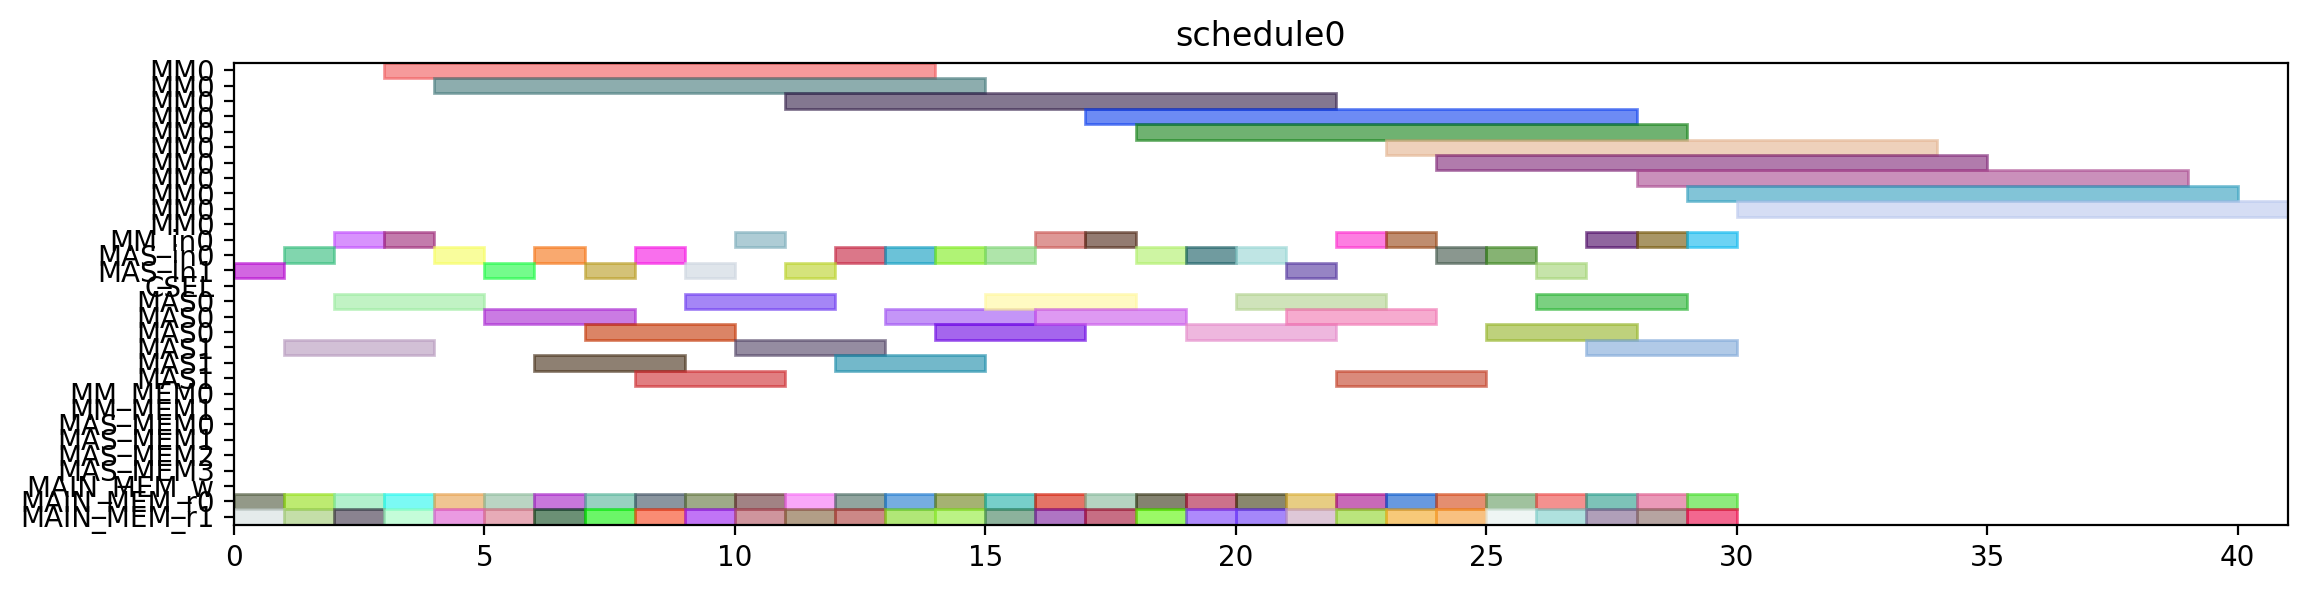

Write the Python code that produced this figure.
from pyschedule import Scenario, solvers, plotters, alt


def solve():
	horizon = 131
	S = Scenario("schedule0", horizon=horizon)

	# resource
	MM = S.Resources('MM', num=1, size=11)
	MM_in = S.Resources('MM_in', num=1)
	MAS_in = S.Resources('MAS_in', num=2)
	CSEL = S.Resource('CSEL')
	MAS = S.Resources('MAS', num=2, size=3, periods=range(1, horizon))
	MM_MEM = S.Resources('MM_MEM', num=2)
	MAS_MEM = S.Resources('MAS_MEM', num=4)
	MAIN_MEM_w = S.Resource('MAIN_MEM_w', size=1)
	MAIN_MEM_r = S.Resources('MAIN_MEM_r', num=2)

	# result of previous scheduling

	# new tasks
	c_aa_a1_0 = S.Task('c_aa_a1_0', length=3, delay_cost=1)
	c_aa_a1_0 += alt(MAS)
	c_aa_a1_0_in = S.Task('c_aa_a1_0_in', length=1, delay_cost=1)
	c_aa_a1_0_in += alt(MAS_in)
	S += c_aa_a1_0_in*MAS_in[0]<=c_aa_a1_0*MAS[0]

	S += c_aa_a1_0_in*MAS_in[1]<=c_aa_a1_0*MAS[1]

	c_aa_a1_0_mem0 = S.Task('c_aa_a1_0_mem0', length=1, delay_cost=1)
	c_aa_a1_0_mem0 += MAIN_MEM_r[0]
	S += c_aa_a1_0_mem0 <= c_aa_a1_0

	c_aa_a1_0_mem1 = S.Task('c_aa_a1_0_mem1', length=1, delay_cost=1)
	c_aa_a1_0_mem1 += MAIN_MEM_r[1]
	S += c_aa_a1_0_mem1 <= c_aa_a1_0

	c_aa_a1_1 = S.Task('c_aa_a1_1', length=3, delay_cost=1)
	c_aa_a1_1 += alt(MAS)
	c_aa_a1_1_in = S.Task('c_aa_a1_1_in', length=1, delay_cost=1)
	c_aa_a1_1_in += alt(MAS_in)
	S += c_aa_a1_1_in*MAS_in[0]<=c_aa_a1_1*MAS[0]

	S += c_aa_a1_1_in*MAS_in[1]<=c_aa_a1_1*MAS[1]

	c_aa_a1_1_mem0 = S.Task('c_aa_a1_1_mem0', length=1, delay_cost=1)
	c_aa_a1_1_mem0 += MAIN_MEM_r[0]
	S += c_aa_a1_1_mem0 <= c_aa_a1_1

	c_aa_a1_1_mem1 = S.Task('c_aa_a1_1_mem1', length=1, delay_cost=1)
	c_aa_a1_1_mem1 += MAIN_MEM_r[1]
	S += c_aa_a1_1_mem1 <= c_aa_a1_1

	c_aa_t10 = S.Task('c_aa_t10', length=3, delay_cost=1)
	c_aa_t10 += alt(MAS)
	c_aa_t10_in = S.Task('c_aa_t10_in', length=1, delay_cost=1)
	c_aa_t10_in += alt(MAS_in)
	S += c_aa_t10_in*MAS_in[0]<=c_aa_t10*MAS[0]

	S += c_aa_t10_in*MAS_in[1]<=c_aa_t10*MAS[1]

	c_aa_t10_mem0 = S.Task('c_aa_t10_mem0', length=1, delay_cost=1)
	c_aa_t10_mem0 += MAIN_MEM_r[0]
	S += c_aa_t10_mem0 <= c_aa_t10

	c_aa_t10_mem1 = S.Task('c_aa_t10_mem1', length=1, delay_cost=1)
	c_aa_t10_mem1 += MAIN_MEM_r[1]
	S += c_aa_t10_mem1 <= c_aa_t10

	c_aa_t11 = S.Task('c_aa_t11', length=3, delay_cost=1)
	c_aa_t11 += alt(MAS)
	c_aa_t11_in = S.Task('c_aa_t11_in', length=1, delay_cost=1)
	c_aa_t11_in += alt(MAS_in)
	S += c_aa_t11_in*MAS_in[0]<=c_aa_t11*MAS[0]

	S += c_aa_t11_in*MAS_in[1]<=c_aa_t11*MAS[1]

	c_aa_t11_mem0 = S.Task('c_aa_t11_mem0', length=1, delay_cost=1)
	c_aa_t11_mem0 += MAIN_MEM_r[0]
	S += c_aa_t11_mem0 <= c_aa_t11

	c_aa_t11_mem1 = S.Task('c_aa_t11_mem1', length=1, delay_cost=1)
	c_aa_t11_mem1 += MAIN_MEM_r[1]
	S += c_aa_t11_mem1 <= c_aa_t11

	c_aa_t3_t0 = S.Task('c_aa_t3_t0', length=11, delay_cost=1)
	c_aa_t3_t0 += alt(MM)
	c_aa_t3_t0_in = S.Task('c_aa_t3_t0_in', length=1, delay_cost=1)
	c_aa_t3_t0_in += alt(MM_in)
	S += c_aa_t3_t0_in*MM_in[0]<=c_aa_t3_t0*MM[0]
	c_aa_t3_t0_mem0 = S.Task('c_aa_t3_t0_mem0', length=1, delay_cost=1)
	c_aa_t3_t0_mem0 += MAIN_MEM_r[0]
	S += c_aa_t3_t0_mem0 <= c_aa_t3_t0

	c_aa_t3_t0_mem1 = S.Task('c_aa_t3_t0_mem1', length=1, delay_cost=1)
	c_aa_t3_t0_mem1 += MAIN_MEM_r[1]
	S += c_aa_t3_t0_mem1 <= c_aa_t3_t0

	c_aa_t3_t1 = S.Task('c_aa_t3_t1', length=11, delay_cost=1)
	c_aa_t3_t1 += alt(MM)
	c_aa_t3_t1_in = S.Task('c_aa_t3_t1_in', length=1, delay_cost=1)
	c_aa_t3_t1_in += alt(MM_in)
	S += c_aa_t3_t1_in*MM_in[0]<=c_aa_t3_t1*MM[0]
	c_aa_t3_t1_mem0 = S.Task('c_aa_t3_t1_mem0', length=1, delay_cost=1)
	c_aa_t3_t1_mem0 += MAIN_MEM_r[0]
	S += c_aa_t3_t1_mem0 <= c_aa_t3_t1

	c_aa_t3_t1_mem1 = S.Task('c_aa_t3_t1_mem1', length=1, delay_cost=1)
	c_aa_t3_t1_mem1 += MAIN_MEM_r[1]
	S += c_aa_t3_t1_mem1 <= c_aa_t3_t1

	c_aa_t3_t2 = S.Task('c_aa_t3_t2', length=3, delay_cost=1)
	c_aa_t3_t2 += alt(MAS)
	c_aa_t3_t2_in = S.Task('c_aa_t3_t2_in', length=1, delay_cost=1)
	c_aa_t3_t2_in += alt(MAS_in)
	S += c_aa_t3_t2_in*MAS_in[0]<=c_aa_t3_t2*MAS[0]

	S += c_aa_t3_t2_in*MAS_in[1]<=c_aa_t3_t2*MAS[1]

	c_aa_t3_t2_mem0 = S.Task('c_aa_t3_t2_mem0', length=1, delay_cost=1)
	c_aa_t3_t2_mem0 += MAIN_MEM_r[0]
	S += c_aa_t3_t2_mem0 <= c_aa_t3_t2

	c_aa_t3_t2_mem1 = S.Task('c_aa_t3_t2_mem1', length=1, delay_cost=1)
	c_aa_t3_t2_mem1 += MAIN_MEM_r[1]
	S += c_aa_t3_t2_mem1 <= c_aa_t3_t2

	c_aa_t3_t3 = S.Task('c_aa_t3_t3', length=3, delay_cost=1)
	c_aa_t3_t3 += alt(MAS)
	c_aa_t3_t3_in = S.Task('c_aa_t3_t3_in', length=1, delay_cost=1)
	c_aa_t3_t3_in += alt(MAS_in)
	S += c_aa_t3_t3_in*MAS_in[0]<=c_aa_t3_t3*MAS[0]

	S += c_aa_t3_t3_in*MAS_in[1]<=c_aa_t3_t3*MAS[1]

	c_aa_t3_t3_mem0 = S.Task('c_aa_t3_t3_mem0', length=1, delay_cost=1)
	c_aa_t3_t3_mem0 += MAIN_MEM_r[0]
	S += c_aa_t3_t3_mem0 <= c_aa_t3_t3

	c_aa_t3_t3_mem1 = S.Task('c_aa_t3_t3_mem1', length=1, delay_cost=1)
	c_aa_t3_t3_mem1 += MAIN_MEM_r[1]
	S += c_aa_t3_t3_mem1 <= c_aa_t3_t3

	c_bb_a1_0 = S.Task('c_bb_a1_0', length=3, delay_cost=1)
	c_bb_a1_0 += alt(MAS)
	c_bb_a1_0_in = S.Task('c_bb_a1_0_in', length=1, delay_cost=1)
	c_bb_a1_0_in += alt(MAS_in)
	S += c_bb_a1_0_in*MAS_in[0]<=c_bb_a1_0*MAS[0]

	S += c_bb_a1_0_in*MAS_in[1]<=c_bb_a1_0*MAS[1]

	c_bb_a1_0_mem0 = S.Task('c_bb_a1_0_mem0', length=1, delay_cost=1)
	c_bb_a1_0_mem0 += MAIN_MEM_r[0]
	S += c_bb_a1_0_mem0 <= c_bb_a1_0

	c_bb_a1_0_mem1 = S.Task('c_bb_a1_0_mem1', length=1, delay_cost=1)
	c_bb_a1_0_mem1 += MAIN_MEM_r[1]
	S += c_bb_a1_0_mem1 <= c_bb_a1_0

	c_bb_a1_1 = S.Task('c_bb_a1_1', length=3, delay_cost=1)
	c_bb_a1_1 += alt(MAS)
	c_bb_a1_1_in = S.Task('c_bb_a1_1_in', length=1, delay_cost=1)
	c_bb_a1_1_in += alt(MAS_in)
	S += c_bb_a1_1_in*MAS_in[0]<=c_bb_a1_1*MAS[0]

	S += c_bb_a1_1_in*MAS_in[1]<=c_bb_a1_1*MAS[1]

	c_bb_a1_1_mem0 = S.Task('c_bb_a1_1_mem0', length=1, delay_cost=1)
	c_bb_a1_1_mem0 += MAIN_MEM_r[0]
	S += c_bb_a1_1_mem0 <= c_bb_a1_1

	c_bb_a1_1_mem1 = S.Task('c_bb_a1_1_mem1', length=1, delay_cost=1)
	c_bb_a1_1_mem1 += MAIN_MEM_r[1]
	S += c_bb_a1_1_mem1 <= c_bb_a1_1

	c_bb_t10 = S.Task('c_bb_t10', length=3, delay_cost=1)
	c_bb_t10 += alt(MAS)
	c_bb_t10_in = S.Task('c_bb_t10_in', length=1, delay_cost=1)
	c_bb_t10_in += alt(MAS_in)
	S += c_bb_t10_in*MAS_in[0]<=c_bb_t10*MAS[0]

	S += c_bb_t10_in*MAS_in[1]<=c_bb_t10*MAS[1]

	c_bb_t10_mem0 = S.Task('c_bb_t10_mem0', length=1, delay_cost=1)
	c_bb_t10_mem0 += MAIN_MEM_r[0]
	S += c_bb_t10_mem0 <= c_bb_t10

	c_bb_t10_mem1 = S.Task('c_bb_t10_mem1', length=1, delay_cost=1)
	c_bb_t10_mem1 += MAIN_MEM_r[1]
	S += c_bb_t10_mem1 <= c_bb_t10

	c_bb_t11 = S.Task('c_bb_t11', length=3, delay_cost=1)
	c_bb_t11 += alt(MAS)
	c_bb_t11_in = S.Task('c_bb_t11_in', length=1, delay_cost=1)
	c_bb_t11_in += alt(MAS_in)
	S += c_bb_t11_in*MAS_in[0]<=c_bb_t11*MAS[0]

	S += c_bb_t11_in*MAS_in[1]<=c_bb_t11*MAS[1]

	c_bb_t11_mem0 = S.Task('c_bb_t11_mem0', length=1, delay_cost=1)
	c_bb_t11_mem0 += MAIN_MEM_r[0]
	S += c_bb_t11_mem0 <= c_bb_t11

	c_bb_t11_mem1 = S.Task('c_bb_t11_mem1', length=1, delay_cost=1)
	c_bb_t11_mem1 += MAIN_MEM_r[1]
	S += c_bb_t11_mem1 <= c_bb_t11

	c_bb_t3_t0 = S.Task('c_bb_t3_t0', length=11, delay_cost=1)
	c_bb_t3_t0 += alt(MM)
	c_bb_t3_t0_in = S.Task('c_bb_t3_t0_in', length=1, delay_cost=1)
	c_bb_t3_t0_in += alt(MM_in)
	S += c_bb_t3_t0_in*MM_in[0]<=c_bb_t3_t0*MM[0]
	c_bb_t3_t0_mem0 = S.Task('c_bb_t3_t0_mem0', length=1, delay_cost=1)
	c_bb_t3_t0_mem0 += MAIN_MEM_r[0]
	S += c_bb_t3_t0_mem0 <= c_bb_t3_t0

	c_bb_t3_t0_mem1 = S.Task('c_bb_t3_t0_mem1', length=1, delay_cost=1)
	c_bb_t3_t0_mem1 += MAIN_MEM_r[1]
	S += c_bb_t3_t0_mem1 <= c_bb_t3_t0

	c_bb_t3_t1 = S.Task('c_bb_t3_t1', length=11, delay_cost=1)
	c_bb_t3_t1 += alt(MM)
	c_bb_t3_t1_in = S.Task('c_bb_t3_t1_in', length=1, delay_cost=1)
	c_bb_t3_t1_in += alt(MM_in)
	S += c_bb_t3_t1_in*MM_in[0]<=c_bb_t3_t1*MM[0]
	c_bb_t3_t1_mem0 = S.Task('c_bb_t3_t1_mem0', length=1, delay_cost=1)
	c_bb_t3_t1_mem0 += MAIN_MEM_r[0]
	S += c_bb_t3_t1_mem0 <= c_bb_t3_t1

	c_bb_t3_t1_mem1 = S.Task('c_bb_t3_t1_mem1', length=1, delay_cost=1)
	c_bb_t3_t1_mem1 += MAIN_MEM_r[1]
	S += c_bb_t3_t1_mem1 <= c_bb_t3_t1

	c_bb_t3_t2 = S.Task('c_bb_t3_t2', length=3, delay_cost=1)
	c_bb_t3_t2 += alt(MAS)
	c_bb_t3_t2_in = S.Task('c_bb_t3_t2_in', length=1, delay_cost=1)
	c_bb_t3_t2_in += alt(MAS_in)
	S += c_bb_t3_t2_in*MAS_in[0]<=c_bb_t3_t2*MAS[0]

	S += c_bb_t3_t2_in*MAS_in[1]<=c_bb_t3_t2*MAS[1]

	c_bb_t3_t2_mem0 = S.Task('c_bb_t3_t2_mem0', length=1, delay_cost=1)
	c_bb_t3_t2_mem0 += MAIN_MEM_r[0]
	S += c_bb_t3_t2_mem0 <= c_bb_t3_t2

	c_bb_t3_t2_mem1 = S.Task('c_bb_t3_t2_mem1', length=1, delay_cost=1)
	c_bb_t3_t2_mem1 += MAIN_MEM_r[1]
	S += c_bb_t3_t2_mem1 <= c_bb_t3_t2

	c_bb_t3_t3 = S.Task('c_bb_t3_t3', length=3, delay_cost=1)
	c_bb_t3_t3 += alt(MAS)
	c_bb_t3_t3_in = S.Task('c_bb_t3_t3_in', length=1, delay_cost=1)
	c_bb_t3_t3_in += alt(MAS_in)
	S += c_bb_t3_t3_in*MAS_in[0]<=c_bb_t3_t3*MAS[0]

	S += c_bb_t3_t3_in*MAS_in[1]<=c_bb_t3_t3*MAS[1]

	c_bb_t3_t3_mem0 = S.Task('c_bb_t3_t3_mem0', length=1, delay_cost=1)
	c_bb_t3_t3_mem0 += MAIN_MEM_r[0]
	S += c_bb_t3_t3_mem0 <= c_bb_t3_t3

	c_bb_t3_t3_mem1 = S.Task('c_bb_t3_t3_mem1', length=1, delay_cost=1)
	c_bb_t3_t3_mem1 += MAIN_MEM_r[1]
	S += c_bb_t3_t3_mem1 <= c_bb_t3_t3

	c_cc_a1_0 = S.Task('c_cc_a1_0', length=3, delay_cost=1)
	c_cc_a1_0 += alt(MAS)
	c_cc_a1_0_in = S.Task('c_cc_a1_0_in', length=1, delay_cost=1)
	c_cc_a1_0_in += alt(MAS_in)
	S += c_cc_a1_0_in*MAS_in[0]<=c_cc_a1_0*MAS[0]

	S += c_cc_a1_0_in*MAS_in[1]<=c_cc_a1_0*MAS[1]

	c_cc_a1_0_mem0 = S.Task('c_cc_a1_0_mem0', length=1, delay_cost=1)
	c_cc_a1_0_mem0 += MAIN_MEM_r[0]
	S += c_cc_a1_0_mem0 <= c_cc_a1_0

	c_cc_a1_0_mem1 = S.Task('c_cc_a1_0_mem1', length=1, delay_cost=1)
	c_cc_a1_0_mem1 += MAIN_MEM_r[1]
	S += c_cc_a1_0_mem1 <= c_cc_a1_0

	c_cc_a1_1 = S.Task('c_cc_a1_1', length=3, delay_cost=1)
	c_cc_a1_1 += alt(MAS)
	c_cc_a1_1_in = S.Task('c_cc_a1_1_in', length=1, delay_cost=1)
	c_cc_a1_1_in += alt(MAS_in)
	S += c_cc_a1_1_in*MAS_in[0]<=c_cc_a1_1*MAS[0]

	S += c_cc_a1_1_in*MAS_in[1]<=c_cc_a1_1*MAS[1]

	c_cc_a1_1_mem0 = S.Task('c_cc_a1_1_mem0', length=1, delay_cost=1)
	c_cc_a1_1_mem0 += MAIN_MEM_r[0]
	S += c_cc_a1_1_mem0 <= c_cc_a1_1

	c_cc_a1_1_mem1 = S.Task('c_cc_a1_1_mem1', length=1, delay_cost=1)
	c_cc_a1_1_mem1 += MAIN_MEM_r[1]
	S += c_cc_a1_1_mem1 <= c_cc_a1_1

	c_cc_t10 = S.Task('c_cc_t10', length=3, delay_cost=1)
	c_cc_t10 += alt(MAS)
	c_cc_t10_in = S.Task('c_cc_t10_in', length=1, delay_cost=1)
	c_cc_t10_in += alt(MAS_in)
	S += c_cc_t10_in*MAS_in[0]<=c_cc_t10*MAS[0]

	S += c_cc_t10_in*MAS_in[1]<=c_cc_t10*MAS[1]

	c_cc_t10_mem0 = S.Task('c_cc_t10_mem0', length=1, delay_cost=1)
	c_cc_t10_mem0 += MAIN_MEM_r[0]
	S += c_cc_t10_mem0 <= c_cc_t10

	c_cc_t10_mem1 = S.Task('c_cc_t10_mem1', length=1, delay_cost=1)
	c_cc_t10_mem1 += MAIN_MEM_r[1]
	S += c_cc_t10_mem1 <= c_cc_t10

	c_cc_t11 = S.Task('c_cc_t11', length=3, delay_cost=1)
	c_cc_t11 += alt(MAS)
	c_cc_t11_in = S.Task('c_cc_t11_in', length=1, delay_cost=1)
	c_cc_t11_in += alt(MAS_in)
	S += c_cc_t11_in*MAS_in[0]<=c_cc_t11*MAS[0]

	S += c_cc_t11_in*MAS_in[1]<=c_cc_t11*MAS[1]

	c_cc_t11_mem0 = S.Task('c_cc_t11_mem0', length=1, delay_cost=1)
	c_cc_t11_mem0 += MAIN_MEM_r[0]
	S += c_cc_t11_mem0 <= c_cc_t11

	c_cc_t11_mem1 = S.Task('c_cc_t11_mem1', length=1, delay_cost=1)
	c_cc_t11_mem1 += MAIN_MEM_r[1]
	S += c_cc_t11_mem1 <= c_cc_t11

	c_cc_t3_t0 = S.Task('c_cc_t3_t0', length=11, delay_cost=1)
	c_cc_t3_t0 += alt(MM)
	c_cc_t3_t0_in = S.Task('c_cc_t3_t0_in', length=1, delay_cost=1)
	c_cc_t3_t0_in += alt(MM_in)
	S += c_cc_t3_t0_in*MM_in[0]<=c_cc_t3_t0*MM[0]
	c_cc_t3_t0_mem0 = S.Task('c_cc_t3_t0_mem0', length=1, delay_cost=1)
	c_cc_t3_t0_mem0 += MAIN_MEM_r[0]
	S += c_cc_t3_t0_mem0 <= c_cc_t3_t0

	c_cc_t3_t0_mem1 = S.Task('c_cc_t3_t0_mem1', length=1, delay_cost=1)
	c_cc_t3_t0_mem1 += MAIN_MEM_r[1]
	S += c_cc_t3_t0_mem1 <= c_cc_t3_t0

	c_cc_t3_t1 = S.Task('c_cc_t3_t1', length=11, delay_cost=1)
	c_cc_t3_t1 += alt(MM)
	c_cc_t3_t1_in = S.Task('c_cc_t3_t1_in', length=1, delay_cost=1)
	c_cc_t3_t1_in += alt(MM_in)
	S += c_cc_t3_t1_in*MM_in[0]<=c_cc_t3_t1*MM[0]
	c_cc_t3_t1_mem0 = S.Task('c_cc_t3_t1_mem0', length=1, delay_cost=1)
	c_cc_t3_t1_mem0 += MAIN_MEM_r[0]
	S += c_cc_t3_t1_mem0 <= c_cc_t3_t1

	c_cc_t3_t1_mem1 = S.Task('c_cc_t3_t1_mem1', length=1, delay_cost=1)
	c_cc_t3_t1_mem1 += MAIN_MEM_r[1]
	S += c_cc_t3_t1_mem1 <= c_cc_t3_t1

	c_cc_t3_t2 = S.Task('c_cc_t3_t2', length=3, delay_cost=1)
	c_cc_t3_t2 += alt(MAS)
	c_cc_t3_t2_in = S.Task('c_cc_t3_t2_in', length=1, delay_cost=1)
	c_cc_t3_t2_in += alt(MAS_in)
	S += c_cc_t3_t2_in*MAS_in[0]<=c_cc_t3_t2*MAS[0]

	S += c_cc_t3_t2_in*MAS_in[1]<=c_cc_t3_t2*MAS[1]

	c_cc_t3_t2_mem0 = S.Task('c_cc_t3_t2_mem0', length=1, delay_cost=1)
	c_cc_t3_t2_mem0 += MAIN_MEM_r[0]
	S += c_cc_t3_t2_mem0 <= c_cc_t3_t2

	c_cc_t3_t2_mem1 = S.Task('c_cc_t3_t2_mem1', length=1, delay_cost=1)
	c_cc_t3_t2_mem1 += MAIN_MEM_r[1]
	S += c_cc_t3_t2_mem1 <= c_cc_t3_t2

	c_cc_t3_t3 = S.Task('c_cc_t3_t3', length=3, delay_cost=1)
	c_cc_t3_t3 += alt(MAS)
	c_cc_t3_t3_in = S.Task('c_cc_t3_t3_in', length=1, delay_cost=1)
	c_cc_t3_t3_in += alt(MAS_in)
	S += c_cc_t3_t3_in*MAS_in[0]<=c_cc_t3_t3*MAS[0]

	S += c_cc_t3_t3_in*MAS_in[1]<=c_cc_t3_t3*MAS[1]

	c_cc_t3_t3_mem0 = S.Task('c_cc_t3_t3_mem0', length=1, delay_cost=1)
	c_cc_t3_t3_mem0 += MAIN_MEM_r[0]
	S += c_cc_t3_t3_mem0 <= c_cc_t3_t3

	c_cc_t3_t3_mem1 = S.Task('c_cc_t3_t3_mem1', length=1, delay_cost=1)
	c_cc_t3_t3_mem1 += MAIN_MEM_r[1]
	S += c_cc_t3_t3_mem1 <= c_cc_t3_t3

	c_ab_t0_t0 = S.Task('c_ab_t0_t0', length=11, delay_cost=1)
	c_ab_t0_t0 += alt(MM)
	c_ab_t0_t0_in = S.Task('c_ab_t0_t0_in', length=1, delay_cost=1)
	c_ab_t0_t0_in += alt(MM_in)
	S += c_ab_t0_t0_in*MM_in[0]<=c_ab_t0_t0*MM[0]
	c_ab_t0_t0_mem0 = S.Task('c_ab_t0_t0_mem0', length=1, delay_cost=1)
	c_ab_t0_t0_mem0 += MAIN_MEM_r[0]
	S += c_ab_t0_t0_mem0 <= c_ab_t0_t0

	c_ab_t0_t0_mem1 = S.Task('c_ab_t0_t0_mem1', length=1, delay_cost=1)
	c_ab_t0_t0_mem1 += MAIN_MEM_r[1]
	S += c_ab_t0_t0_mem1 <= c_ab_t0_t0

	c_ab_t0_t1 = S.Task('c_ab_t0_t1', length=11, delay_cost=1)
	c_ab_t0_t1 += alt(MM)
	c_ab_t0_t1_in = S.Task('c_ab_t0_t1_in', length=1, delay_cost=1)
	c_ab_t0_t1_in += alt(MM_in)
	S += c_ab_t0_t1_in*MM_in[0]<=c_ab_t0_t1*MM[0]
	c_ab_t0_t1_mem0 = S.Task('c_ab_t0_t1_mem0', length=1, delay_cost=1)
	c_ab_t0_t1_mem0 += MAIN_MEM_r[0]
	S += c_ab_t0_t1_mem0 <= c_ab_t0_t1

	c_ab_t0_t1_mem1 = S.Task('c_ab_t0_t1_mem1', length=1, delay_cost=1)
	c_ab_t0_t1_mem1 += MAIN_MEM_r[1]
	S += c_ab_t0_t1_mem1 <= c_ab_t0_t1

	c_ab_t0_t2 = S.Task('c_ab_t0_t2', length=3, delay_cost=1)
	c_ab_t0_t2 += alt(MAS)
	c_ab_t0_t2_in = S.Task('c_ab_t0_t2_in', length=1, delay_cost=1)
	c_ab_t0_t2_in += alt(MAS_in)
	S += c_ab_t0_t2_in*MAS_in[0]<=c_ab_t0_t2*MAS[0]

	S += c_ab_t0_t2_in*MAS_in[1]<=c_ab_t0_t2*MAS[1]

	c_ab_t0_t2_mem0 = S.Task('c_ab_t0_t2_mem0', length=1, delay_cost=1)
	c_ab_t0_t2_mem0 += MAIN_MEM_r[0]
	S += c_ab_t0_t2_mem0 <= c_ab_t0_t2

	c_ab_t0_t2_mem1 = S.Task('c_ab_t0_t2_mem1', length=1, delay_cost=1)
	c_ab_t0_t2_mem1 += MAIN_MEM_r[1]
	S += c_ab_t0_t2_mem1 <= c_ab_t0_t2

	c_ab_t0_t3 = S.Task('c_ab_t0_t3', length=3, delay_cost=1)
	c_ab_t0_t3 += alt(MAS)
	c_ab_t0_t3_in = S.Task('c_ab_t0_t3_in', length=1, delay_cost=1)
	c_ab_t0_t3_in += alt(MAS_in)
	S += c_ab_t0_t3_in*MAS_in[0]<=c_ab_t0_t3*MAS[0]

	S += c_ab_t0_t3_in*MAS_in[1]<=c_ab_t0_t3*MAS[1]

	c_ab_t0_t3_mem0 = S.Task('c_ab_t0_t3_mem0', length=1, delay_cost=1)
	c_ab_t0_t3_mem0 += MAIN_MEM_r[0]
	S += c_ab_t0_t3_mem0 <= c_ab_t0_t3

	c_ab_t0_t3_mem1 = S.Task('c_ab_t0_t3_mem1', length=1, delay_cost=1)
	c_ab_t0_t3_mem1 += MAIN_MEM_r[1]
	S += c_ab_t0_t3_mem1 <= c_ab_t0_t3

	c_ab_t1_t0 = S.Task('c_ab_t1_t0', length=11, delay_cost=1)
	c_ab_t1_t0 += alt(MM)
	c_ab_t1_t0_in = S.Task('c_ab_t1_t0_in', length=1, delay_cost=1)
	c_ab_t1_t0_in += alt(MM_in)
	S += c_ab_t1_t0_in*MM_in[0]<=c_ab_t1_t0*MM[0]
	c_ab_t1_t0_mem0 = S.Task('c_ab_t1_t0_mem0', length=1, delay_cost=1)
	c_ab_t1_t0_mem0 += MAIN_MEM_r[0]
	S += c_ab_t1_t0_mem0 <= c_ab_t1_t0

	c_ab_t1_t0_mem1 = S.Task('c_ab_t1_t0_mem1', length=1, delay_cost=1)
	c_ab_t1_t0_mem1 += MAIN_MEM_r[1]
	S += c_ab_t1_t0_mem1 <= c_ab_t1_t0

	c_ab_t1_t1 = S.Task('c_ab_t1_t1', length=11, delay_cost=1)
	c_ab_t1_t1 += alt(MM)
	c_ab_t1_t1_in = S.Task('c_ab_t1_t1_in', length=1, delay_cost=1)
	c_ab_t1_t1_in += alt(MM_in)
	S += c_ab_t1_t1_in*MM_in[0]<=c_ab_t1_t1*MM[0]
	c_ab_t1_t1_mem0 = S.Task('c_ab_t1_t1_mem0', length=1, delay_cost=1)
	c_ab_t1_t1_mem0 += MAIN_MEM_r[0]
	S += c_ab_t1_t1_mem0 <= c_ab_t1_t1

	c_ab_t1_t1_mem1 = S.Task('c_ab_t1_t1_mem1', length=1, delay_cost=1)
	c_ab_t1_t1_mem1 += MAIN_MEM_r[1]
	S += c_ab_t1_t1_mem1 <= c_ab_t1_t1

	solvers.mip.solve(S,msg=1,kind='CPLEX',ratio_gap=1.01)

	solution = [['hoge']*len(S.solution()[1]) for i in range(len(S.solution()))]
	for i in range(len(S.solution())):
		for j in range(len(S.solution()[i])):
			solution[i][j]=str(S.solution()[i][j])
	print(solution)

	cycles = int(solution[-1][3])

	pic_file_name = "/mnt/rose/usr1/fukuda/ABE/multiRAM_multiMAS_16mux/scheduling_result/stage11MM1_stage3MAS2/FP12_INV_BEFORE_FPINV/schedule0.png"
	if(S.solution() != []):
		plotters.matplotlib.plot(S,img_filename=pic_file_name, show_task_labels=False, fig_size=(cycles*0.25+3, 3))

	return solution
